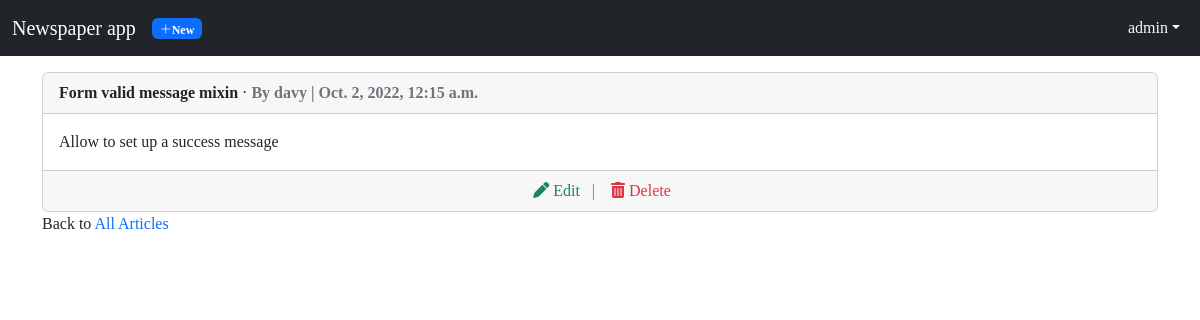
Screenshot of /articles/12/ (signed in) with the database file from the repository.
### user/models.py (models this page shows)
class CustomUser(AbstractUser):
    age = models.PositiveSmallIntegerField(null=True, blank=True)

### articles/models.py (models this page shows, shortened)
class Article(models.Model):
    author = models.ForeignKey(get_user_model(), on_delete=models.CASCADE)
    title = models.CharField(max_length=200)
    body = models.TextField()
    date = models.DateTimeField(auto_now_add=True)
    class Meta:
        ordering = ['-date']

### articles/views.py (the view)
# urls.py: path('<int:pk>/', ArticleDetailView.as_view(), name="article_detail"),
class ArticleDetailView(views.LoginRequiredMixin, DetailView):
    model = Article
    template_name: str = 'article_detail.html'
    context_object_name = 'article'
    login_url = 'login'

### templates/article_detail.html
{% extends 'base.html' %} {% block content %}
<div class="card">
  <div class="card-header">
    <span class="fw-bold">{{article.title}}</span> &middot;
    <span class="fw-bold text-muted">
      By {{article.author}} | {{article.date}}</span
    >
  </div>
  <div class="card-body">{{article.body}}</div>
  {% if user.is_authenticated %}
  <div class="card-footer text-center text-muted">
    <a href="{% url 'article_edit' article.pk %}" class="mx-2 text-success"
      ><span class="fa fa-pen mx-1"></span>Edit</a
    >
    |
    <a href="{% url 'article_delete' article.pk %}" class="mx-2 text-danger"
      ><span class="fa fa-trash-can mx-1"></span>Delete</a
    >
  </div>
  {% endif %}
</div>
<p>Back to <a href="{% url 'articles' %}">All Articles</a></p>
<br />
{% endblock content %}

### templates/base.html (shortened to what this page needs)
{% load static %}
{% load crispy_forms_tags %}
<!DOCTYPE html>
<html lang="en">
  <head>
    <link
      rel="stylesheet"
      href="{% static 'css/bootstrap/bootstrap.min.css' %}"
    />
    <link
      rel="stylesheet"
      href="{% static 'css/bootstrap/bootstrap-icons.css' %}"
    />
    <link
      rel="stylesheet"
      href="{% static 'css/fontawesome/css/all.min.css' %}"
    />
    <link rel="stylesheet" href="{% static 'css/index.css' %}" />
  </head>
  <body>
    <nav class="navbar navbar-expand-md navbar-dark bg-dark">
      <div class="container-fluid">
        {% if user.is_authenticated %}
        <a class="navbar-brand" href="{% url 'home' %}">Newspaper app</a>
        <a href="{% url 'article_new' %}"><span class="badge bi bi-plus-lg bg-primary">New</span></a>
        <div class="collapse navbar-collapse" id="userMenu">
          <ul class="navbar-nav ms-auto mb-2 mb-sm-0">
            <div class="nav-item dropdown">
              <a
                class="nav-link dropdown-toggle text-light"
                href="#"
                data-bs-toggle="dropdown"
                aria-expanded="false"
                >{{user.username}}</a
              >
            </div>
          </ul>
          {% else %}
          <a class="navbar-brand" href="{% url 'home' %}">Newspaper app</a>
          {% endif %}
        </div>
      </div>
    </nav>
    <main class="container my-3">
      {% block content %} {% endblock content %}
    </main>
  </body>
</html>

### staticfiles/css/index.css (style rules this page uses)
body { font-family: Lato-Regular; }
a { text-decoration: none; }

### rows the page displays
CustomUser: username "admin"
Article: title "Form valid message mixin", author "davy", date "Oct. 2, 2022, 12:15 a.m.", body "Allow to set up a success message"
